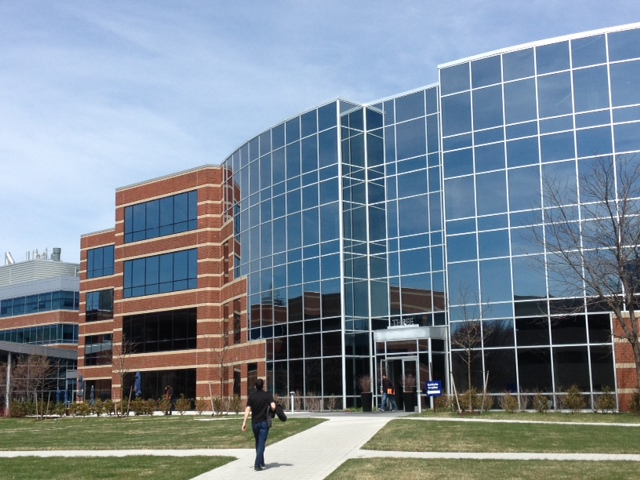
#> input picture panorama/images/building/building1.jpg, 640 x 480 px
$ python -i Stitching.py   (imports and definitions only)
#> lines starting #> are read from the running program, lines starting #| are printed output that depends on the picture
# -*- coding: utf-8 -*-
"""
Created on Wed Sep  8 10:13:55 2021

@author: KONIDE

코드 설명
- 파노라마 생성에 필요한 코드 정의
"""


##----------------Stitcher------------------

import numpy as np
import cv2
import imutils # imutils 는 OpenCV가 제공하는 기능 중에 좀 복잡하고 사용성이 떨어지는 부분을 잘 보완해 주는 패키지
               # 기본적으로 모두 OpenCV의 기능을 사용하고 있기 때문에 해당 기능을 사용하는 것은 아주 권장

class Line :
    """
    투시변환할 부분을 찾아주는 class
    """
    # [53 lines left out: functions __init__, slope, yintercept, findIntersect, not called in this run]


class IMP:

    """
    투시변환 실시하여 전경이미지 -> 정사영으로 변환해주는 class
    """
    # [60 lines left out: functions __init__, impTransformer, not called in this run]


class Stitcher:

    """
    정사영 이미지들을 특징매칭하여 파노라마를 생성하는 class
    """

    def __init__(self):
		# determine if we are using OpenCV v3.X and initialize the
		# cached homography matrix
        self.isv3 = imutils.is_cv3()
        self.cachedH = None

    def stitch(self, images, ratio=0.75, reprojThresh=4.0):
		# unpack the images
        (imageB, imageA) = images # 이어 붙일게 imageA , 기존 것이 imageB

		# if the cached homography matrix is None, then we need to
		# apply keypoint matching to construct it
        if self.cachedH is None:
			# detect keypoints and extract
            (kpsA, featuresA) = self.detectAndDescribe(imageA)
            (kpsB, featuresB) = self.detectAndDescribe(imageB)
		# match features between the two images
            M = self.matchKeypoints(kpsA, kpsB,featuresA, featuresB, ratio, reprojThresh)

			# if the match is None, then there aren't enough matched
			# keypoints to create a panorama
            if M is None:
                return None
			# cache the homography matrix
            self.cachedH = M[1]
		# apply a perspective transform to stitch the images together
		# using the cached homography matrix
        result = cv2.warpPerspective(imageA, self.cachedH,(imageA.shape[1] + imageB.shape[1], imageA.shape[0]))

        result[0:imageB.shape[0], 0:imageB.shape[1]] = imageB
		# return the stitched image
        return result

    # [123 lines left out: functions detectAndDescribe, matchKeypoints, makeImagesList, not called in this run]


>>> import cv2
>>> picture = cv2.imread('images/building/building1.jpg', cv2.IMREAD_GRAYSCALE)
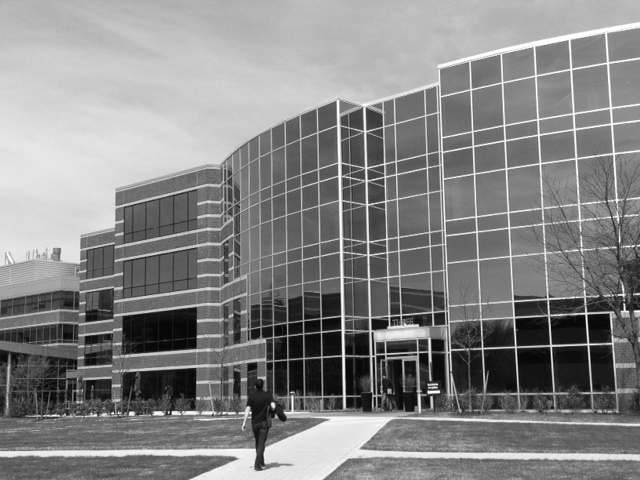
#> picture: shape (480, 640); min 0, max 255, mean 133.4
>>> result = Stitcher().stitch(picture)
#> (the run stopped early here; a loop or call above may not have finished)

$ run again, on panorama/images/building/building2.jpg
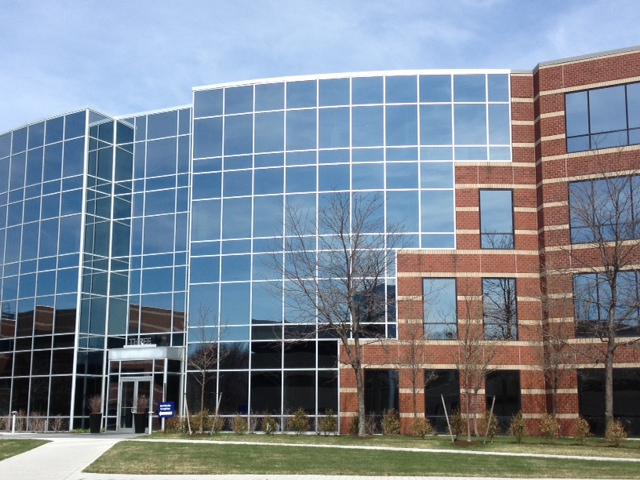
#> input picture panorama/images/building/building2.jpg, 640 x 480 px
#> `picture = cv2.imread('images/building/building1.jpg', cv2.IMREAD_GRAYS..`:
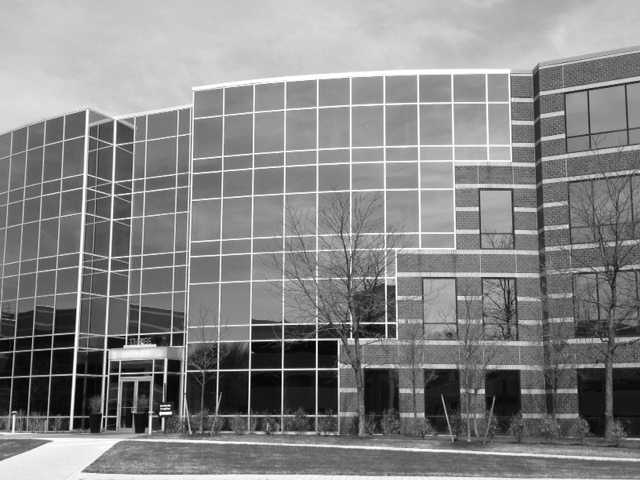
#> picture: shape (480, 640); min 0, max 255, mean 133.7

$ run again, on panorama/images/building/building3.jpg
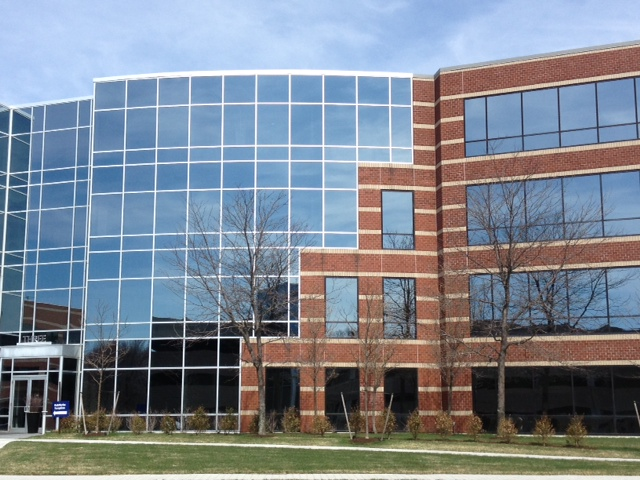
#> input picture panorama/images/building/building3.jpg, 640 x 480 px
#> `picture = cv2.imread('images/building/building1.jpg', cv2.IMREAD_GRAYS..`:
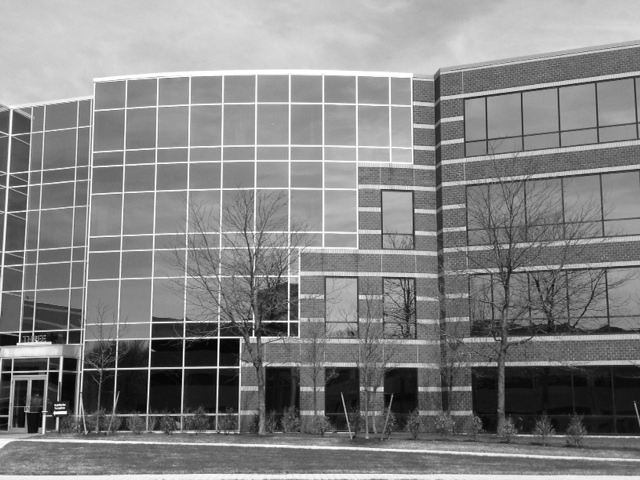
#> picture: shape (480, 640); min 0, max 255, mean 132.4

$ run again, on panorama/images/building/building4.jpg
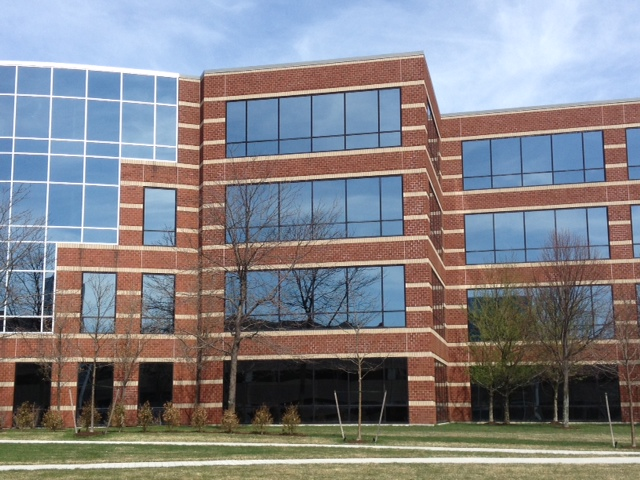
#> input picture panorama/images/building/building4.jpg, 640 x 480 px
#> `picture = cv2.imread('images/building/building1.jpg', cv2.IMREAD_GRAYS..`:
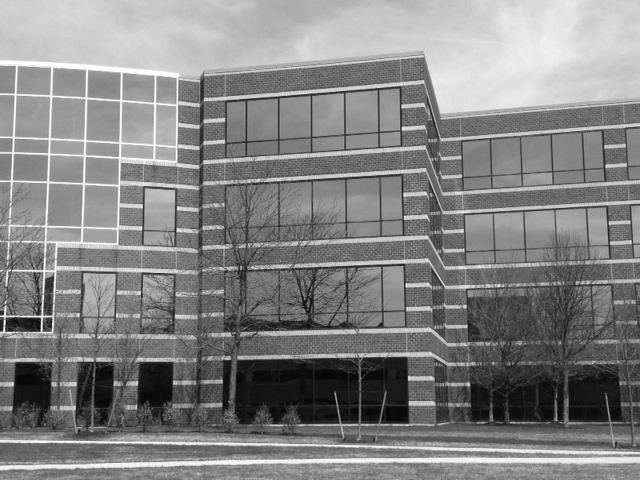
#> picture: shape (480, 640); min 0, max 255, mean 131.5
